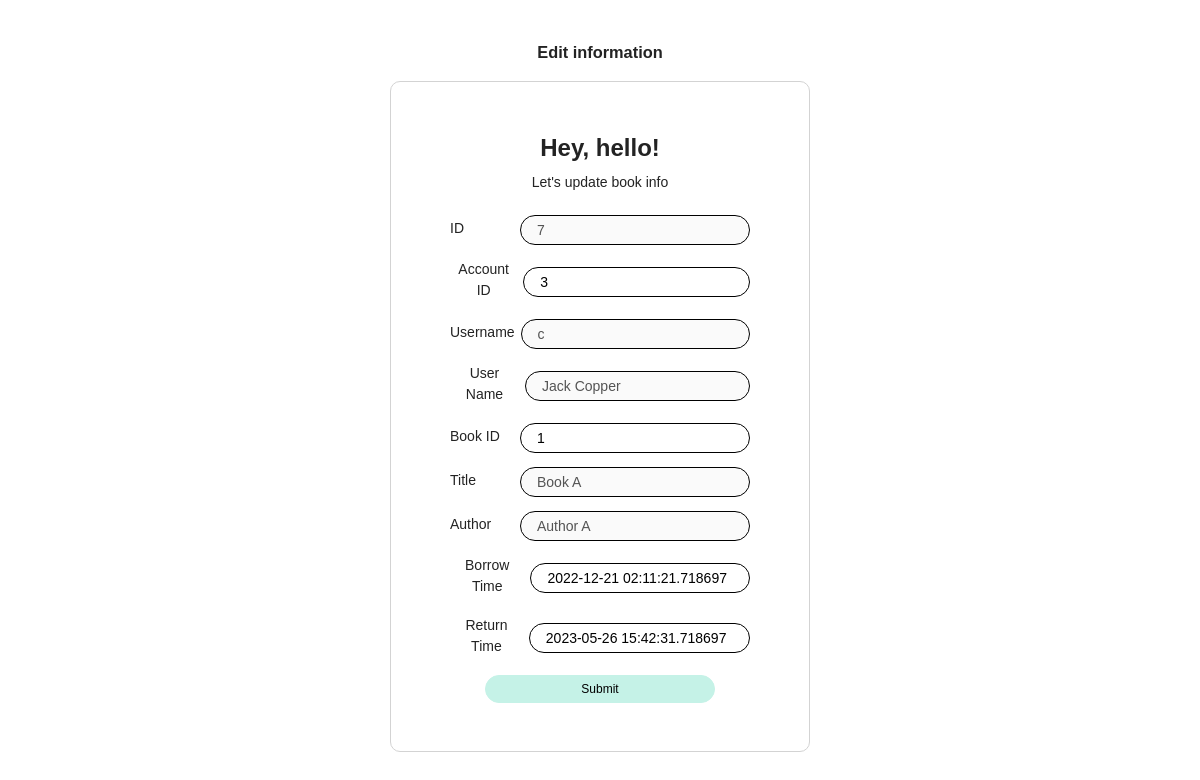
Page /borrows/7/edit (signed in) on the committed database.
### tables this page shows
CREATE TABLE Borrow (
            id integer primary key autoincrement,account_id varchar(255),book_id varchar(255),borrow_time datetime not null default '<built-in method now of type object at 0x00007FFF00F18990>',return_time datetime
        );

CREATE TABLE Account (
            id integer primary key autoincrement,username varchar(255) unique,password varchar(255),name varchar(255),is_active tinyint not null default True,created datetime not null default '<built-in method now of type object at 0x00007FFF00F18990>'
        );

CREATE TABLE Book (
            id integer primary key autoincrement,title varchar(255),author varchar(255),isbn varchar(255),publish_date date,created datetime not null default '<built-in method now of type object at 0x00007FFF00F18990>'
        );

### routers/admin.py (the view, shortened to what this page needs)
@admin_page.route("/borrows/<borrow_id>/edit", methods=["POST", "GET"])
@requires_librarian
def borrows_edit(borrow_id):
    borrow = BorrowManager().get(borrow_id)
    return render_template("admin/edit_borrow.html", borrow=borrow)

### objects/books.py (called while the page is built)
    @property
    def account(self):
        from objects.users import AccountManager
        return AccountManager().get(self.account_id)

    @property
    def book(self):
        return BookManager().get(self.book_id)

### objects/cores.py (called while the page is built)
    def __new__(cls):
        if not cls.singleton_instance:
            cls.singleton_instance = super().__new__(cls)
        return cls.singleton_instance

    def get_object_class(self):
        return self.object_class

    def init(self, *args):
        return self.get_object_class()(*args)

    def get_object_class(self):
        return self.object_class

    @property
    def primary_key(self):
        return "id"

    def init(self, *args):
        return self.factory.init(*args)

    def get(self, id: int):
        sql = f"""
        SELECT * FROM {self.object_class.table_name}
        WHERE {self.primary_key} = {id};
        """
        results = execute_sql(sql)
        if not results:
            return
        return self.init(*[item for item in results[0]])

### objects/users.py (called while the page is built)
    def authenticate(self, username: str, password: str):
        sql = f"""
        SELECT * FROM {self.object_class.table_name}
        INNER JOIN Account on {self.object_class.table_name}.id = Account.id
        WHERE Account.username = ? and Account.password = ?;
        """
        results = execute_sql(sql, [username, password])
        if not results:
            return
        return self.init(*[item for item in results[0]])

### objects/wrappers.py (called while the page is built)
def execute_sql(sql: str, variables: Union[Tuple, List] = None):
    with SQLite('sql.db') as cur:
        try:
            if variables:
                return cur.execute(sql, variables).fetchall()
            return cur.execute(sql).fetchall()
        except sqlite3.Error as error:
            print('Error occurred - ', error)
            raise error

    def __enter__(self):
        self.conn = sqlite3.connect(self.file)
        self.conn.row_factory = sqlite3.Row
        return self.conn.cursor()

    def __exit__(self, type, value, traceback):
        self.conn.commit()
        self.conn.close()

### templates/admin/edit_borrow.html (shortened to what this page needs)
<html>
  <body>
    <h3>Edit information</h3>
    <form action="" method="POST" class="signin">
      <p class="heading">Hey, hello!</p>
      <p class="sub-heading">Let's update book info</p>
      <div class="form-group">
        <label>ID</label>
        <input
          value="{{ borrow.id }}"
          type="text"
          name="id"
          id="id"
          placeholder="ID"
          disabled
        />
      </div>
      <div class="form-group">
        <label>Account ID</label>
        <input
          value="{{ borrow.account_id }}"
          type="text"
          name="account_id"
          id="account_id"
          placeholder="Account ID"
        />
      </div>
      <div class="form-group">
        <label>Username</label>
        <input
          value="{{ borrow.account.username }}"
          type="text"
          name="username"
          id="username"
          placeholder="Username"
          disabled
        />
      </div>
      <div class="form-group">
        <label>User Name</label>
        <input
          value="{{ borrow.account.name }}"
          type="text"
          name="name"
          id="name"
          placeholder="name"
          disabled
        />
      </div>
      <div class="form-group">
        <label>Book ID</label>
        <input
          value="{{ borrow.book_id }}"
          type="text"
          name="book_id"
          id="book_id"
          placeholder="Book ID"
        />
      </div>
      <div class="form-group">
        <label>Title</label>
        <input
          value="{{ borrow.book.title }}"
          type="text"
          name="title"
          id="title"
          placeholder="title"
          disabled
        />
      </div>
      <div class="form-group">
        <label>Author</label>
        <input
          value="{{ borrow.book.author }}"
          type="text"
          name="author"
          id="author"
          placeholder="Author"
          disabled
        />
      </div>
      <div class="form-group">
        <label>Borrow Time</label>
        <input
          value="{{ borrow.borrow_time }}"
          type="text"
          name="borrow_time"
          id="borrow_time"
          placeholder=""
        />
      </div>
      <div class="form-group">
        <label>Return Time</label>
        <input
          value="{{ borrow.return_time }}"
          type="text"
          name="return_time"
          id="return_time"
          placeholder=""
        />
      </div>
      <input type="submit" value="Submit" />
    </form>
  </body>
</html>

### templates/admin/edit_borrow.html (style rules this page uses)
body { font-family: Poppins Regular, Helvetica, Arial, sans-serif; font-size: 14px; color: #232323; font-weight: 400; line-height: 1.5; background-color: #fff; overflow: auto; max-width: 1024px; margin: 24px auto; display: flex; flex-direction: column; align-items: center; text-align: center; }
.signin { display: flex; flex-direction: column; align-items: center; width: 420px; padding: 24px; background-color: #fff; border: 1px solid lightgray; border-radius: 10px; }
.heading { font-weight: 700; font-size: 24px; margin-bottom: 4px; }
.sub-heading { font-size: 14px; margin-top: 2px; margin-bottom: 22px; }
form label { display: block; margin-bottom: 4px; }
.form-group { display: flex; align-items: center; justify-content: space-between; width: 300px; gap: 6px; margin-bottom: 14px; }
input[type="text"], input[type="password"] { display: inline-block; height: 30px; width: 230px; font-size: 14px; border: 1px solid black; padding: 4px 16px; border-radius: 1000px; }
input[type="text"]::placeholder, input[type="password"]::placeholder { font-size: 12px; }
input[type="submit"] { display: block; height: 28px; width: 230px; font-size: 12px; padding: 4px 12px; border-radius: 1000px; background-color: rgba(197, 242, 231, 1); border: 1px solid rgba(197, 242, 231, 1); margin-bottom: 24px; }

### rows in the picture
Borrow: id "7", account_id "3", book_id "1", borrow_time "2022-12-21 02:11:21.718697", return_time "2023-05-26 15:42:31.718697"
Account: username "c", name "Jack Copper"
Book: title "Book A", author "Author A"
